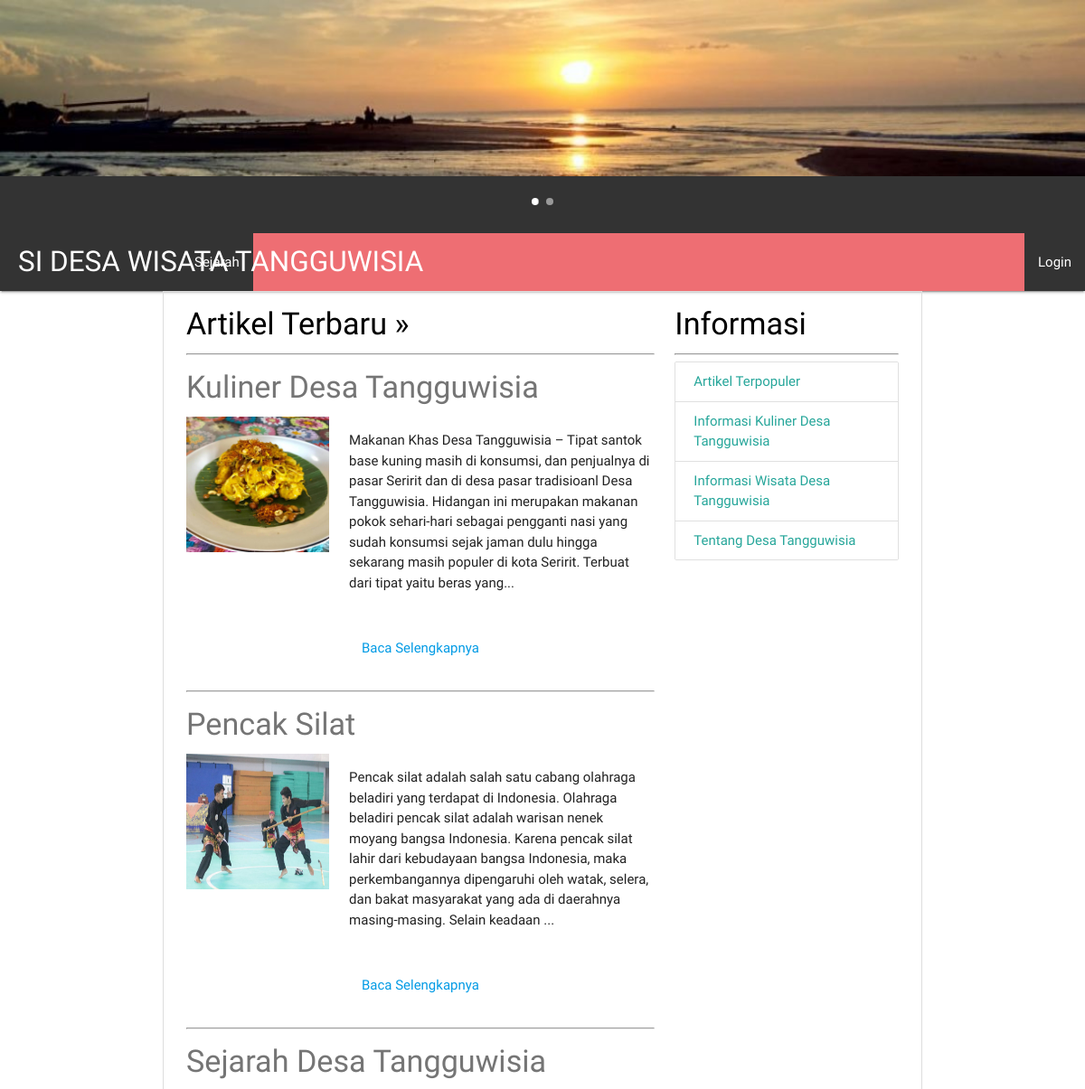
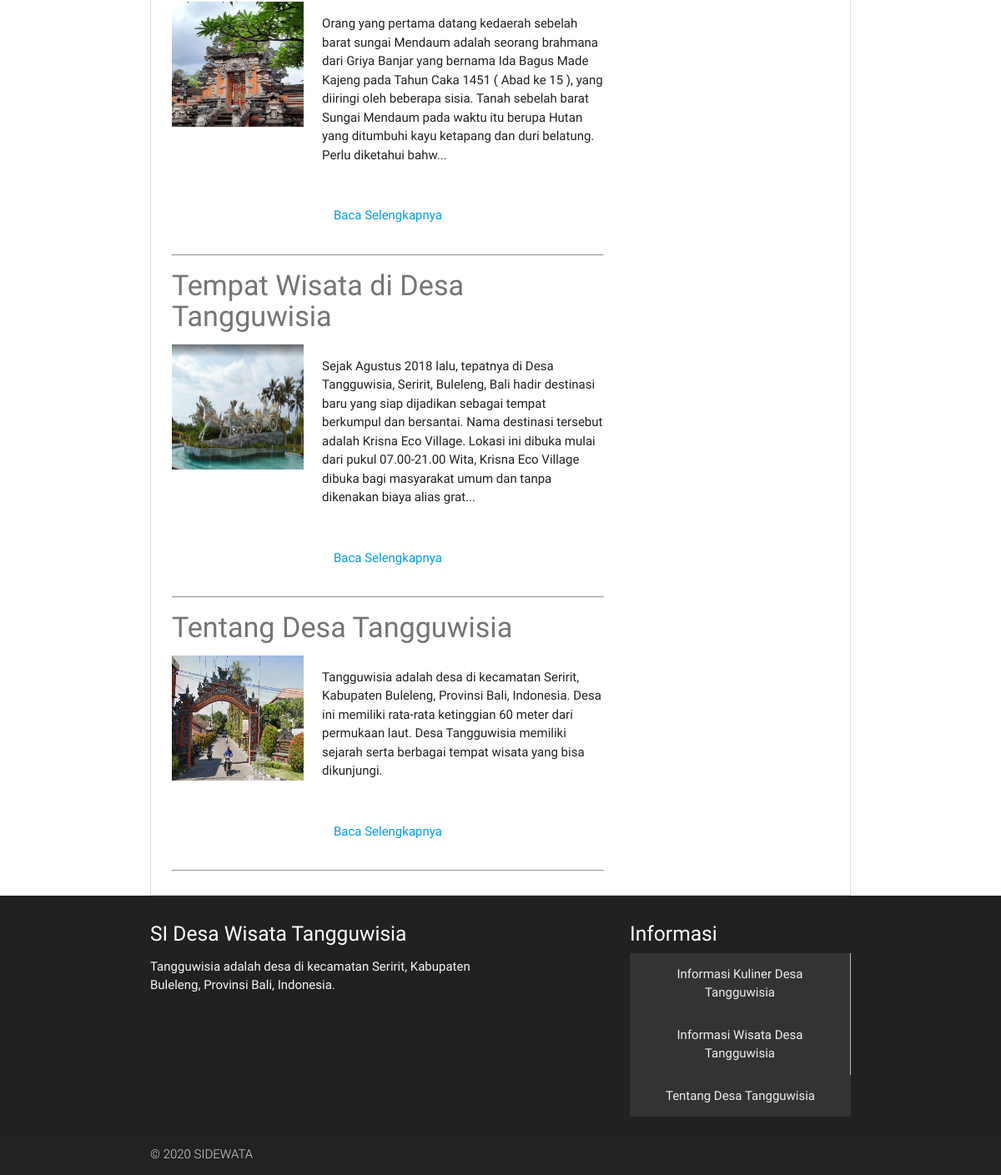
The page / on the database its author committed (2 pictures, top to bottom).
### tables this page shows
CREATE TABLE `post` (
  `judul` varchar(50) NOT NULL,
  `link` varchar(50) NOT NULL,
  `konten` text NOT NULL,
  `picture` text NOT NULL
);

### application/controllers/Blog.php (called while the page is built, shortened)
<?php defined('BASEPATH') OR exit('No direct script access allowed');
class Blog extends CI_Controller{
  public function __construct()
  {
    $this->load->helper('url');
    $this->load->model('M_blog', 'blog');
  }
  function index($link = FALSE)
  {
    if ($link === FALSE) {
      $data['posts'] = $this->blog->read();
      $this->load->view('header');
      $this->load->view('home', $data);
      $this->load->view('footer');
    } else {
      $data['post'] = $this->blog->read($link);
      $this->load->view('header');
      $this->load->view('post', $data);
      $this->load->view('footer');
    }
  }
}

### index.php (called while the page is built, shortened)
<?php
require_once BASEPATH.'core/CodeIgniter.php';

### application/models/M_blog.php (called while the page is built, shortened)
<?php defined('BASEPATH') OR exit('No direct script access allowed');
class M_blog extends CI_Model{
  public function read($link = FALSE)
  {
    if ($link === FALSE) {
      $query = $this->db->get('post');
      return $query->result_array();
    } else {
      $query = $this->db->get_where('post', array('link' => $link));
      return $query->row();
    }
  }
}

### application/views/home.php (the view, shortened to what this page needs)
<div class="row">
<div class="col s12 m8">
  <h4 class="black-text">Artikel Terbaru »</h4>
  <hr>
<?php foreach ($posts as $post) :?>
  <h4><a class="grey-text text-darken-1" href="<?= site_url('blog/index/'.$post['link']); ?>"><?= $post['judul']; ?></a></h4>
  <div class="row">
  <img width="300" height="150" src="<?php echo base_url("asset/images/".$post['picture']); ?>" class="col s4"/>
  <p class="col s8"><?= $out = mb_strimwidth($post['konten'], 0, 350, "..."); ?></p>
  </div>
  <div class="row">
    <?php if ($this->session->has_userdata('username')):?>
    <div class="center col s4">
    <p><a href="<?= site_url('blog/index/'.$post['link']); ?>">Baca Selengkapnya</a></p>
    </div>
    <div class="center col s4">
      <p><a href="<?= site_url('blog/delete/'.$post['link']); ?>">Delete</a></p>
    </div>
    <div class="center col s4">
    <p><a href="<?= site_url('blog/update/'.$post['link']); ?>">Update Post</a></p>
    </div>
  <?php else:?>
    <div class="center col s12">
    <p><a href="<?= site_url('blog/index/'.$post['link']); ?>">Baca Selengkapnya</a></p>
    </div>
  <?php endif;?>
  </div>
  <hr>
<?php endforeach; ?>
  </div>
  <div class="col s12 m4">
  <h4 class="black-text left-align">Informasi</h4>
  <hr>
        <div class="collection">
        <a href="<?= site_url('blog/index/sejarah-desa-tangguwisia'); ?>" class="collection-item">Artikel Terpopuler</a>
        <a href="<?= site_url('blog/index/kuliner-desa-tangguwisia'); ?>" class="collection-item">Informasi Kuliner Desa Tangguwisia</a>
        <a href="<?= site_url('blog/index/daftar-tempat-wisata-di-desa-tangguwisia'); ?>" class="collection-item">Informasi Wisata Desa Tangguwisia</a>
        <a href="<?= site_url('blog/index/tentang-desa-tangguwisia'); ?>" class="collection-item">Tentang Desa Tangguwisia</a>
      </div>
  </div>
  </div>

### application/views/header.php (shortened to what this page needs)
<!DOCTYPE html>
<html>
	<head>
		<link rel="stylesheet" href="<?= base_url("asset/css/materialize.min.css"); ?>">
		<link rel="stylesheet" href="<?= site_url("asset/fonts/material-icons/material-icons.css"); ?>">
	</head>
	<body>
	<header class="perapih">
	   <div class="carousel carousel-slider center" data-indicators="true">
	    <a class="carousel-item" href="#one!"><img src="<?=base_url('asset/images/pantai.jpg'); ?>"></a>
	  </div>
	    <nav class="">
    <div class="nav-wrapper z-depth-0">
      <a href="<?= base_url();?>" style="padding-left:20px;" class="brand-logo">SI DESA WISATA TANGGUWISIA</a>
      <ul id="nav-mobile" style="padding-left:200px;" class="left hide-on-med-and-down">
      <?php if ($this->session->has_userdata('username')):?>
        <li><a href="<?= site_url('blog/index/sejarah-desa-tangguwisia');?>">Sejarah</a></li>
      	</ul>
      <ul id="nav-mobile" class="right hide-on-med-and-down">
      	<li><a href="<?= site_url('blog/create');?>">Post Baru</a></li>
        <li><a href="<?= site_url("logout"); ?>">Logout</a></li>
        <?php else : ?>
        <li><a href="<?= site_url('blog/index/sejarah-desa-tangguwisia');?>">Sejarah</a></li>
      	</ul>
      <ul id="nav-mobile" class="right hide-on-med-and-down">
        <li><a href="<?= site_url("login");?>">Login</a></li>
		<?php endif; ?>
      </ul>
      </div>
  </nav>
</header>
		<main class="container" id="outer-wrapper">

### application/views/footer.php (shortened to what this page needs)
  </main>
  <footer class="page-footer grey darken-4">
    <div class="container">
      <div class="row">
        <div class="col l6 s12">
          <h5 class="white-text">SI Desa Wisata Tangguwisia</h5>
          <p class="grey-text text-lighten-4">Tangguwisia adalah desa di kecamatan Seririt, Kabupaten Buleleng, Provinsi Bali, Indonesia.</p>
        </div>
        <div class="col l4 offset-l2 s12">
          <h5 class="white-text">Informasi</h5>
          <ul>
            <li><a href="<?= site_url('blog/index/kuliner-desa-tangguwisia'); ?>" class="grey-text text-lighten-3">Informasi Kuliner Desa Tangguwisia</a></li>
            <li><a href="<?= site_url('blog/index/daftar-tempat-wisata-di-desa-tangguwisia'); ?>" class="grey-text text-lighten-3">Informasi Wisata Desa Tangguwisia</a></li>
            <li><a href="<?= site_url('blog/index/tentang-desa-tangguwisia'); ?>" class="grey-text text-lighten-3">Tentang Desa Tangguwisia</a></li>
          </ul>
        </div>
      </div>
    </div>
    <div class="footer-copyright">
      <div class="container">
        © 2020 SIDEWATA
      </div>
    </div>
  </footer>
  </body>
</html>

### application/views/header.php (style rules this page uses)
#outer-wrapper { padding-right: 25px; padding-left: 25px; border: 1px solid #ddd; }
ul { list-style-type: none; margin: 0; padding: center; overflow: hidden; background-color: #333; }
li a { display: block; color: white; text-align: center; padding: 14px 16px; text-decoration: none; }
li { border-right: 1px solid #bbb; }
li:last-child { border-right: none; }

### application/views/footer.php (style rules this page uses)
body { display: flex; min-height: 100vh; flex-direction: column; }
main { flex: 1 0 auto; }

### rows shown on the page
post: judul "Kuliner Desa Tangguwisia", picture (picture), konten "Makanan Khas Desa Tangguwisia – Tipat santok base kuning masih di konsumsi, dan penjualnya di pasar Seririt dan di desa pasar tradisioanl Desa Tangguwisia. Hidangan ini merupakan makanan pokok sehari-hari sebagai pengganti nasi yang sudah konsumsi sejak jaman dulu hingga sekarang masih populer di kota Seririt. Terbuat dari tipat yaitu beras yang..."
post: judul "Pencak Silat", picture (picture), konten "Pencak silat adalah salah satu cabang olahraga beladiri yang terdapat di Indonesia. Olahraga beladiri pencak silat adalah warisan nenek moyang bangsa Indonesia. Karena pencak silat lahir dari kebudayaan bangsa Indonesia, maka perkembangannya dipengaruhi oleh watak, selera, dan bakat masyarakat yang ada di daerahnya masing-masing. Selain keadaan ..."
post: judul "Sejarah Desa Tangguwisia", picture (picture), konten "Orang yang pertama datang kedaerah sebelah barat sungai Mendaum adalah seorang brahmana dari Griya Banjar yang bernama Ida Bagus Made Kajeng pada Tahun Caka 1451 ( Abad ke 15 ), yang diiringi oleh beberapa sisia. Tanah sebelah barat Sungai Mendaum pada waktu itu berupa Hutan yang ditumbuhi kayu ketapang dan duri belatung. Perlu diketahui bahw..."
post: judul "Tempat Wisata di Desa Tangguwisia", picture (picture), konten "Sejak Agustus 2018 lalu, tepatnya di Desa Tangguwisia, Seririt, Buleleng, Bali hadir destinasi baru yang siap dijadikan sebagai tempat berkumpul dan bersantai. Nama destinasi tersebut adalah Krisna Eco Village. Lokasi ini dibuka mulai dari pukul 07.00-21.00 Wita, Krisna Eco Village dibuka bagi masyarakat umum dan tanpa dikenakan biaya alias grat..."
post: judul "Tentang Desa Tangguwisia", picture (picture), konten "Tangguwisia adalah desa di kecamatan Seririt, Kabupaten Buleleng, Provinsi Bali, Indonesia. Desa ini memiliki rata-rata ketinggian 60 meter dari permukaan laut. Desa Tangguwisia memiliki sejarah serta berbagai tempat wisata yang bisa dikunjungi."
